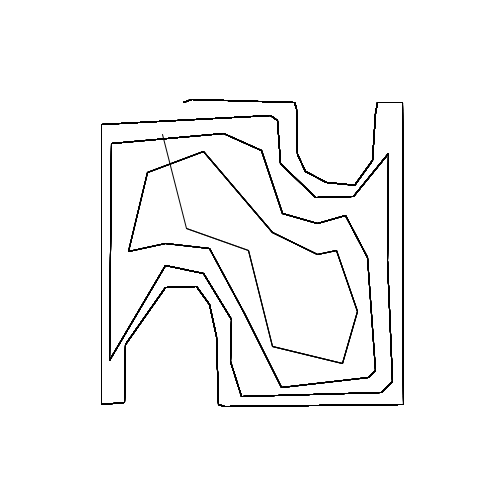
Frame 1 (no input)
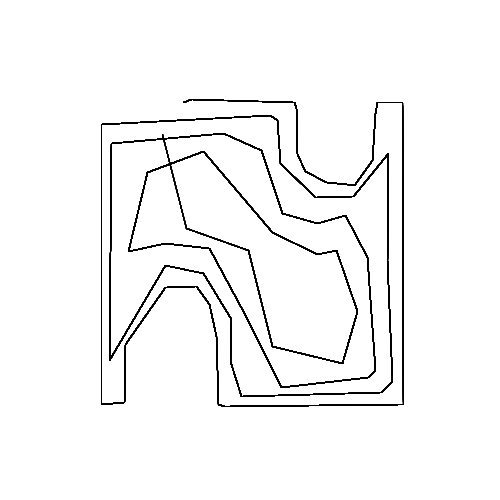
Frame 60 (the mouse pressed at the canvas centre just before this capture)
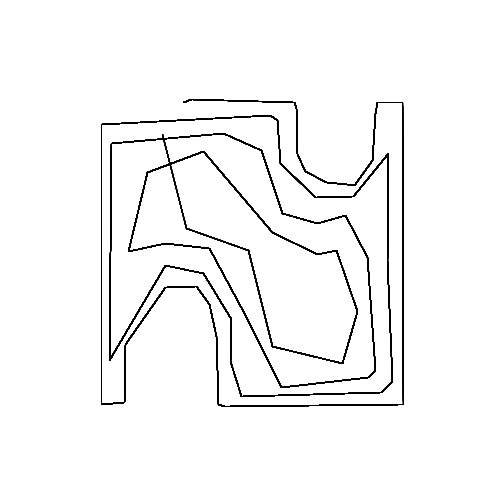
Frame 120 (the mouse held since frame 60 and released just before this capture)

The Processing sketch that drew these frames (run headless with seeded random() and noise(); from frame 60 on, the mouse is pressed at the canvas centre):

// Processing sketch: processing_64842
// ── processing_64842.pde

int[] pointedx = new int[64];
int[] pointedy = new int[64];


void setup() {
  size(500, 500);
  strokeWeight(1);
  stroke(0);
  background(255);



  pointedx[0] = 183;
  pointedx[1] = 191;
  pointedx[2] = 294;
  pointedx[3] = 296;
  pointedx[4] = 297;
  pointedx[5] = 305;
  pointedx[6] = 326;
  pointedx[7] = 347;
  pointedx[8] = 354;
  pointedx[9] = 372;
  pointedx[10] = 375;
  pointedx[11] = 377;
  pointedx[12] = 402;
  pointedx[13] = 403;
  pointedx[14] = 224;
  pointedx[15] = 218;
  pointedx[16] = 216;
  pointedx[17] = 209;
  pointedx[18] = 196;
  pointedx[19] = 165;
  pointedx[20] = 125;
  pointedx[21] = 124;
  pointedx[22] = 101;
  pointedx[23] = 101;
  pointedx[24] = 270;
  pointedx[25] = 277;
  pointedx[26] = 280;
  pointedx[27] = 315;
  pointedx[28] = 353;
  pointedx[29] = 388;
  pointedx[30] = 387;
  pointedx[31] = 392;
  pointedx[32] = 381;
  pointedx[33] = 241;
  pointedx[34] = 230;
  pointedx[35] = 231;
  pointedx[36] = 203;
  pointedx[37] = 165;
  pointedx[38] = 109;
  pointedx[39] = 111;
  pointedx[40] = 223;
  pointedx[41] = 261;
  pointedx[42] = 282;
  pointedx[43] = 317;
  pointedx[44] = 345;
  pointedx[45] = 367;
  pointedx[46] = 375;
  pointedx[47] = 368;
  pointedx[48] = 281;
  pointedx[49] = 244;
  pointedx[50] = 209;
  pointedx[51] = 165;
  pointedx[52] = 128;
  pointedx[53] = 147;
  pointedx[54] = 203;
  pointedx[55] = 272;
  pointedx[56] = 317;
  pointedx[57] = 336;
  pointedx[58] = 357;
  pointedx[59] = 342;
  pointedx[60] = 272;
  pointedx[61] = 248;
  pointedx[62] = 186;
  pointedx[63] = 162;

  //--------------------



  pointedy[0] = 102;
  pointedy[1] = 99;
  pointedy[2] = 102;
  pointedy[3] = 108;
  pointedy[4] = 154;
  pointedy[5] = 171;
  pointedy[6] = 182;
  pointedy[7] = 184;
  pointedy[8] = 185;
  pointedy[9] = 160;
  pointedy[10] = 113;
  pointedy[11] = 102;
  pointedy[12] = 102;
  pointedy[13] = 404;
  pointedy[14] = 406;
  pointedy[15] = 404;
  pointedy[16] = 336;
  pointedy[17] = 304;
  pointedy[18] = 286;
  pointedy[19] = 287;
  pointedy[20] = 344;
  pointedy[21] = 402;
  pointedy[22] = 404;
  pointedy[23] = 124;
  pointedy[24] = 115;
  pointedy[25] = 120;
  pointedy[26] = 163;
  pointedy[27] = 197;
  pointedy[28] = 196;
  pointedy[29] = 153;
  pointedy[30] = 260;
  pointedy[31] = 381;
  pointedy[32] = 392;
  pointedy[33] = 396;
  pointedy[34] = 361;
  pointedy[35] = 319;
  pointedy[36] = 273;
  pointedy[37] = 265;
  pointedy[38] = 360;
  pointedy[39] = 143;
  pointedy[40] = 133;
  pointedy[41] = 150;
  pointedy[42] = 213;
  pointedy[43] = 223;
  pointedy[44] = 215;
  pointedy[45] = 257;
  pointedy[46] = 370;
  pointedy[47] = 377;
  pointedy[48] = 387;
  pointedy[49] = 313;
  pointedy[50] = 248;
  pointedy[51] = 243;
  pointedy[52] = 251;
  pointedy[53] = 172;
  pointedy[54] = 151;
  pointedy[55] = 232;
  pointedy[56] = 254;
  pointedy[57] = 250;
  pointedy[58] = 311;
  pointedy[59] = 363;
  pointedy[60] = 346;
  pointedy[61] = 250;
  pointedy[62] = 228;
  pointedy[63] = 134;
}

void draw() {

  //for (int i = 0; i < 63; i++) {

  //line(pointedx[i], pointedx[i+1], pointedy[i], pointedy[i+1]);
//  beginShape();
//  for (int i = 0; i < 63; i++) {
//    vertex(pointedx[i], pointedy[i]);
//    vertex(pointedx[i+1], pointedy[i+1]);
//  }
//  endShape();
noStroke();
fill(255,4);
rect(0,0, width, height);
noFill();
stroke(0);
for(int f = 0; f < 64; f++){
  for (int i = 0; i < f; i++) {
  line(pointedx[i], pointedy[i], pointedx[i+1], pointedy[i+1]);
}
}
  }
